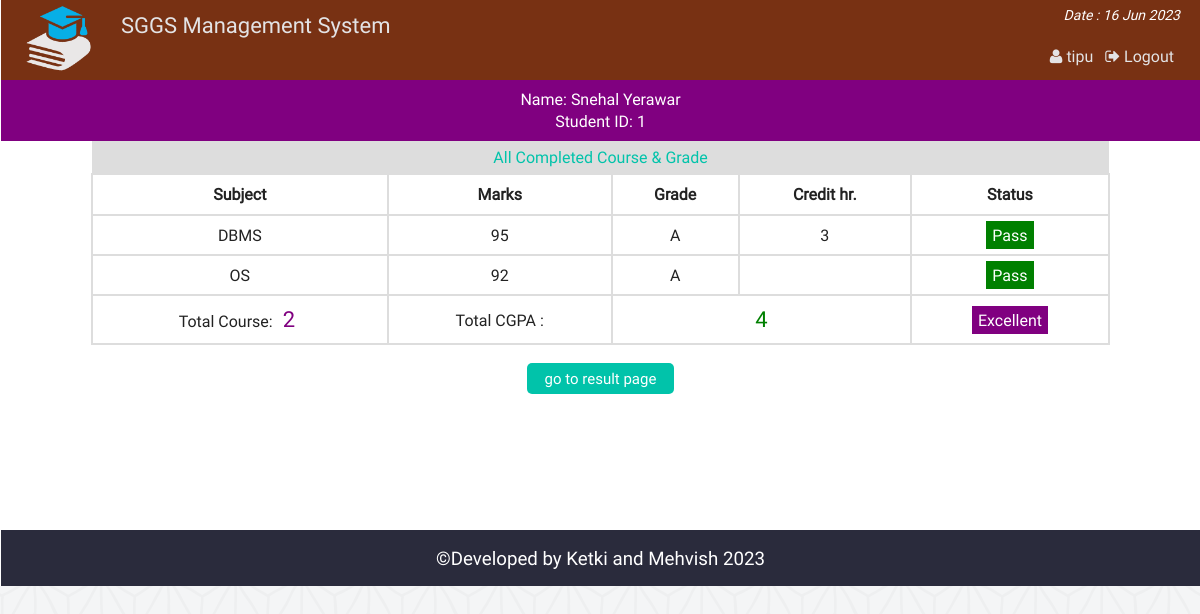
Screenshot of /view_cgpa.php?vr=1&vn=Snehal Yerawar (signed in) with the database file from the repository.
### tables this page shows
CREATE TABLE `result` (
  `id` int(11) NOT NULL,
  `st_id` int(11) NOT NULL,
  `marks` int(5) NOT NULL,
  `sub` varchar(50) NOT NULL,
  `semester` varchar(20) NOT NULL
);

### php/functions.php (called while the page is built, shortened)
<?php
class login_registration_class{
	public function view_cgpa($stid){
		global $conn;
		$sql = "select * from result where st_id='$stid'";
		$result = $conn->query($sql);
		return $result;
	}
};
?>

### view_cgpa.php (the view, shortened to what this page needs)
<?php
	require "php/config.php";
	require_once "php/functions.php";
	$user = new login_registration_class();
	if(isset($_REQUEST['vr'])){
		$stid = $_REQUEST['vr'];
		$name = $_REQUEST['vn'];
	}
?>
<?php
include "php/headertop_admin.php";
?>
<div class="all_student fix">
		<?php
		function credit_hour($x){
			if($x=="DBMS") return 3;
			elseif($x == "DBMS Lab") return 1;
			elseif($x == "Mathematics") return 4;
			elseif($x == "Programming") return 3;
			elseif($x == "Programming Lab") return 1;
			elseif($x == "English") return 4;
			elseif($x == "Physics") return 3;
			elseif($x == "Chemistry") return 3;
			elseif($x == "Psychology") return 3;
		}
		function grade_point($gd){
			if($gd<60) return 0;
			elseif($gd>=60 && $gd<70) return 1;
			elseif($gd>=70 && $gd<80) return 2;
			elseif($gd>=80 && $gd<90) return 3;
			elseif($gd>=90 && $gd<=100) return 4;
		}
		?>
		<div>
	<p style="text-align:center;color:#fff;background:purple;margin:0;padding:8px;"><?php echo "Name: ".$name."<br>Student ID: " . $stid; ?></p>
	</div>
	<p style='text-align:center;background:#ddd;color:#01C3AA;padding:5px;width:84%;margin:0 auto'>All Completed Course & Grade</p>
	<?php
			$i=0;
			$ch = 0;
			$gp = 0;
				$get_result = $user->view_cgpa($stid);
				if($get_result && ($get_result->num_rows)>0){
			?>
				<table class="tab_two" style="text-align:center;width:85%;margin:0 auto">
					<th>Subject</th>
					<th>Marks</th>
					<th>Grade</th>
					<th>Credit hr.</th>
					<th>Status</th>
		<?php
				while($rows = $get_result->fetch_assoc()){
				$i++;
				$ch = $ch + credit_hour($rows['sub']);
		?>
			<tr>
				<td><?php echo $rows['sub']; ?></td>
				<td><?php echo $rows['marks']; ?></td>
				<td>
				<?php
					$mark = $rows['marks'];
					if($mark<60){echo "F";}
					elseif($mark>=60 && $mark<70){echo "D";}
					elseif($mark>=70 && $mark<80){echo "C";}
					elseif($mark>=80 && $mark<90){echo "B";}
					elseif($mark>=90 && $mark<=100){echo "A";}
					$gp = $gp + (credit_hour($rows['sub']) * grade_point($rows['marks']));
				?>
				</td>
				<td><?php echo credit_hour($rows['sub']); ?></td>
				<td>
				<?php
					$stat = $rows['marks'];
					if($stat<60){
						echo "<span style='background:red;padding:3px 11px;color:#fff;'>Fail</span>";
					}elseif($stat>=60 && $stat<70){
						echo "<span style='background:yellow'>Retake</span>";
					}else{
						echo "<span style='background:green;padding:3px 6px;color:#fff;'>Pass</span>";
					}
				?>
				</td>
			</tr>
			<?php } ?>
			<tr>
			<td><?php echo "Total Course: <span style='color:#800080;padding:3px 6px;font-size:22px'>".$i."</span>"; ?></td>
				<td colspan="1">Total CGPA : </td>
				<td colspan="2">
				<?php
				$sg = $gp/$ch;
				echo "<span style='color:green;padding:3px 6px;font-size:22px'>" . round($sg,2) . "</span>"; ?>
				</td>
				<td>
					<?php
						if($sg>=3.5){
							echo "<span style='background:purple;padding:3px 6px;color:#fff;'>Excellent";
						}elseif($sg>=3.0 && $sg<3.5){
							echo "<span style='background:green;padding:3px 6px;color:#fff;'>Good";
						}elseif($sg>=2.5 && $sg<3.0){
							echo "<span style='background:gray;padding:3px 6px;color:#fff;'>Average";
						}else{
							echo "<span style='background:red;padding:3px 6px;color:#fff;'>Probation";
						}
					?>
				</td>
			</tr>
		</table>
		<?php
			}
			else{
				echo  "<p style='color:red;text-align:center'>Nothing Found</p>";
				}
		?>
		<div class="back fix">
			<p style="text-align:center"><a href="view_result.php?vr=<?php echo $stid?>&vn=<?php echo $name?>"><button class="editbtn">go to result page</button></a></p>
		</div>
</div>
<?php include "php/footerbottom.php";?>

### css/main.css (style rules this page uses)
html { color: #222; font-size: 1em; line-height: 1.4; }
a { text-decoration:none; }
.fix { overflow:hidden; }
body { font-family:roboto !important; background:url(../img/ptrn.png) repeat fixed; }
.st_reg th, td { padding: 8px; }
.editbtn { background-color: #01C3AA; border: none; border-radius:5px; color: white; padding: 5px 18px; text-align: center; text-decoration: none; display: inline-block; font-size: 15px; margin: 2px 1px; cursor: pointer; }
.all_student { min-height:450px; }
table.att_tab tr,td,th { border:2px solid #ddd; border-collapse:collapse; padding:8px; }

### rows the page displays
result: sub "DBMS", marks "95", shows "A", sub "3", shows "Pass"
result: sub "OS", marks "92", shows "A", shows "Pass"

### other values shown
$admin_name "tipu"
$name "Snehal Yerawar"
$stid "1"
$i "2"
$sg "4"
